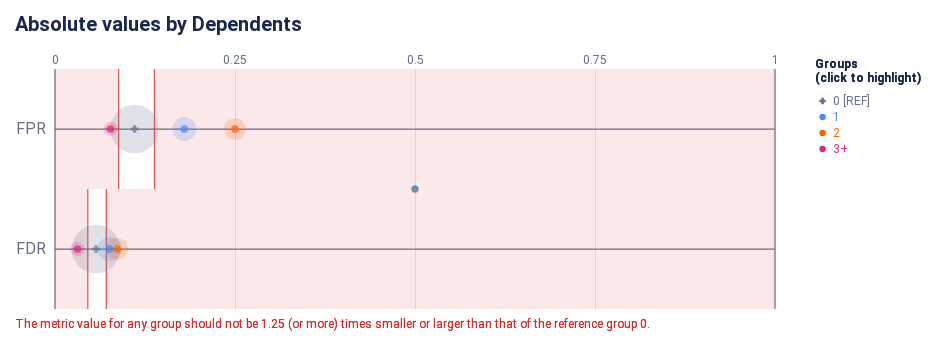

Notebook code cell kept with this figure:
### Markdown cell above
#### Check how the fairness threshold maps to the absolute values of each metric

### Code cell
ap.absolute(bdf, metrics, 'Dependents', fairness_threshold = disparity_tolerance)

### Figure 1 — Vega-Lite specification as saved in the notebook (floating-point values rounded to 4 significant figures)
{"config": {"view": {"continuousWidth": 300, "continuousHeight": 300, "strokeWidth": 0}, "axisLeft": {"labelColor": "rgb(102, 111, 137)", "labelFont": "Roboto, Arial, sans-serif", "labelFontSize": 16}, "title": {"anchor": "start", "color": "rgb(25, 39, 78)", "font": "Roboto, Arial, sans-serif", "fontSize": 20, "fontWeight": "bold"}}, "layer": [{"data": {"name": "data-22e37ecfbb523156dad3ffdb726c704c"}, "mark": {"type": "rule", "stroke": "rgb(102, 111, 137)", "strokeWidth": 1.25, "tooltip": null}, "encoding": {"x": {"field": "start", "scale": {"domain": [0, 1], "range": [40.0, 760.0]}, "type": "quantitative"}, "x2": {"field": "end"}, "y": {"axis": {"domain": false, "labelAngle": 0, "labelPadding": -30, "orient": "left", "ticks": false, "title": null}, "field": "y_position", "scale": {"domain": ["FPR", "FDR"], "range": [30.0, 270.0]}, "type": "nominal"}}}, {"data": {"name": "data-6cfe259518f6c7b358d8f836a73e6b7f"}, "mark": {"type": "rule", "stroke": "rgb(102, 111, 137)", "strokeWidth": 1.25, "tooltip": null}, "encoding": {"x": {"field": "x_position", "scale": {"domain": [0, 1], "range": [40.0, 760.0]}, "type": "quantitative"}, "y": {"value": 30.0}, "y2": {"value": 270.0}}}, {"data": {"name": "data-60ed1133fa688d151d36705a369482e0"}, "mark": {"type": "text", "align": "center", "color": "rgb(102, 111, 137)", "font": "Roboto, Arial, sans-serif", "fontSize": 12, "fontWeight": "normal", "tooltip": null}, "encoding": {"text": {"field": "value", "type": "nominal"}, "x": {"field": "value", "scale": {"domain": [0, 1], "range": [40.0, 760.0]}, "type": "quantitative"}, "y": {"value": 21.0}}}, {"layer": [{"mark": {"type": "rect", "opacity": 0.8, "stroke": "rgb(211, 47, 47)", "strokeWidth": 1.25, "tooltip": null}, "encoding": {"x": {"field": "lower_threshold_value", "scale": {"domain": [0, 1], "range": [40.0, 760.0]}, "type": "quantitative"}, "x2": {"field": "lower_threshold_value"}, "y": {"axis": {"domain": false, "grid": false, "labels": false, "ticks": false, "title": null}, "field": "metric", "scale": {"domain": ["FPR", "FDR"], "range": [30.0, 270.0]}, "type": "nominal"}}}, {"mark": {"type": "rect", "opacity": 0.8, "stroke": "rgb(211, 47, 47)", "strokeWidth": 1.25, "tooltip": null}, "encoding": {"x": {"field": "upper_threshold_value", "scale": {"domain": [0, 1], "range": [40.0, 760.0]}, "type": "quantitative"}, "x2": {"field": "upper_threshold_value"}, "y": {"axis": {"domain": false, "grid": false, "labels": false, "ticks": false, "title": null}, "field": "metric", "scale": {"domain": ["FPR", "FDR"], "range": [30.0, 270.0]}, "type": "nominal"}}}, {"layer": [{"mark": {"type": "rect", "fill": "rgb(211, 47, 47)", "opacity": 0.1, "tooltip": null}, "encoding": {"x": {"field": "lower_threshold_value", "scale": {"domain": [0, 1], "range": [40.0, 760.0]}, "type": "quantitative"}, "x2": {"field": "lower_end"}, "y": {"axis": {"domain": false, "grid": false, "labels": false, "ticks": false, "title": null}, "field": "metric", "scale": {"domain": ["FPR", "FDR"], "range": [30.0, 270.0]}, "type": "nominal"}}}, {"mark": {"type": "rect", "fill": "rgb(211, 47, 47)", "opacity": 0.1, "tooltip": null}, "encoding": {"x": {"field": "upper_threshold_value", "scale": {"domain": [0, 1], "range": [40.0, 760.0]}, "type": "quantitative"}, "x2": {"field": "upper_end"}, "y": {"axis": {"domain": false, "grid": false, "labels": false, "ticks": false, "title": null}, "field": "metric", "scale": {"domain": ["FPR", "FDR"], "range": [30.0, 270.0]}, "type": "nominal"}}}]}, {"layer": [{"mark": {"type": "text", "align": "left", "baseline": "top", "fill": "rgb(211, 47, 47)", "font": "Roboto, Arial, sans-serif", "fontSize": 12, "fontWeight": "normal", "tooltip": null}, "encoding": {"text": {"value": "The metric value for any group should not be 1.25 (or more) times smaller or larger than that of the reference group 0."}, "x": {"value": 0}, "y": {"value": 280.0}}}], "data": {"name": "data-79dd248bdaa0ea02c535240e8ad022c8"}}], "data": {"name": "data-b7db75c92d6de92883c4d29333524c8a"}}, {"layer": [{"data": {"name": "empty"}, "mark": {"type": "circle"}}, {"data": {"name": "data-4bacd343a4d5064e39ba2a9017ac3abf"}, "mark": {"type": "circle", "cursor": "pointer", "opacity": 0.2}, "encoding": {"color": {"condition": {"param": "param_31", "empty": true, "field": "attribute_value", "legend": null, "scale": {"domain": ["0", "1", "2", "3+"], "range": ["rgb(102, 111, 137)", "rgb(76, 136, 238)", "rgb(254, 97, 0)", "rgb(220, 38, 127)", "rgb(255, 176, 0)", "rgb(150, 95, 230)"]}, "type": "nominal"}, "value": "rgb(225, 226, 231)"}, "size": {"field": "group_size", "legend": null, "scale": {"domain": [0, 619.2], "range": [0, 2827.0]}, "type": "quantitative"}, "tooltip": [{"field": "attribute_value", "title": "Group", "type": "nominal"}, {"field": "tooltip_group_size", "title": "Group Size", "type": "nominal"}, {"field": "tooltip_disparity_explanation_fpr", "title": "Disparity", "type": "nominal"}, {"field": "fpr", "format": ".2f", "title": "FPR", "type": "quantitative"}], "x": {"axis": {"domain": false, "gridColor": "rgb(225, 226, 231)", "labels": false, "ticks": false, "title": null, "values": [0.25, 0.5, 0.75]}, "field": "fpr", "scale": {"domain": [0, 1], "range": [40.0, 760.0]}, "type": "quantitative"}, "y": {"axis": {"domain": false, "grid": false, "labels": false, "ticks": false, "title": null}, "field": "metric_variable", "scale": {"domain": ["FPR", "FDR"], "range": [30.0, 270.0]}, "type": "nominal"}}, "name": "view_32", "transform": [{"calculate": "'FPR'", "as": "metric_variable"}]}, {"data": {"name": "data-4bacd343a4d5064e39ba2a9017ac3abf"}, "mark": {"type": "circle", "cursor": "pointer", "opacity": 0.2}, "encoding": {"color": {"condition": {"param": "param_31", "empty": true, "field": "attribute_value", "legend": null, "scale": {"domain": ["0", "1", "2", "3+"], "range": ["rgb(102, 111, 137)", "rgb(76, 136, 238)", "rgb(254, 97, 0)", "rgb(220, 38, 127)", "rgb(255, 176, 0)", "rgb(150, 95, 230)"]}, "type": "nominal"}, "value": "rgb(225, 226, 231)"}, "size": {"field": "group_size", "legend": null, "scale": {"domain": [0, 619.2], "range": [0, 2827.0]}, "type": "quantitative"}, "tooltip": [{"field": "attribute_value", "title": "Group", "type": "nominal"}, {"field": "tooltip_group_size", "title": "Group Size", "type": "nominal"}, {"field": "tooltip_disparity_explanation_fdr", "title": "Disparity", "type": "nominal"}, {"field": "fdr", "format": ".2f", "title": "FDR", "type": "quantitative"}], "x": {"axis": {"domain": false, "gridColor": "rgb(225, 226, 231)", "labels": false, "ticks": false, "title": null, "values": [0.25, 0.5, 0.75]}, "field": "fdr", "scale": {"domain": [0, 1], "range": [40.0, 760.0]}, "type": "quantitative"}, "y": {"axis": {"domain": false, "grid": false, "labels": false, "ticks": false, "title": null}, "field": "metric_variable", "scale": {"domain": ["FPR", "FDR"], "range": [30.0, 270.0]}, "type": "nominal"}}, "name": "view_34", "transform": [{"calculate": "'FDR'", "as": "metric_variable"}]}, {"layer": [{"data": {"name": "empty"}, "mark": {"type": "point"}}, {"data": {"name": "data-4bacd343a4d5064e39ba2a9017ac3abf"}, "mark": {"type": "point", "cursor": "pointer", "filled": true, "size": 60}, "encoding": {"color": {"condition": {"param": "param_31", "empty": true, "field": "attribute_value", "legend": null, "scale": {"domain": ["0", "1", "2", "3+"], "range": ["rgb(102, 111, 137)", "rgb(76, 136, 238)", "rgb(254, 97, 0)", "rgb(220, 38, 127)", "rgb(255, 176, 0)", "rgb(150, 95, 230)"]}, "type": "nominal"}, "value": "rgb(225, 226, 231)"}, "shape": {"field": "attribute_value", "legend": null, "scale": {"domain": ["0", "1", "2", "3+"], "range": ["cross", "circle", "circle", "circle"]}, "type": "nominal"}, "tooltip": [{"field": "attribute_value", "title": "Group", "type": "nominal"}, {"field": "tooltip_group_size", "title": "Group Size", "type": "nominal"}, {"field": "tooltip_disparity_explanation_fpr", "title": "Disparity", "type": "nominal"}, {"field": "fpr", "format": ".2f", "title": "FPR", "type": "quantitative"}], "x": {"axis": {"domain": false, "gridColor": "rgb(225, 226, 231)", "labels": false, "ticks": false, "title": null, "values": [0.25, 0.5, 0.75]}, "field": "fpr", "scale": {"domain": [0, 1], "range": [40.0, 760.0]}, "type": "quantitative"}, "y": {"axis": {"domain": false, "grid": false, "labels": false, "ticks": false, "title": null}, "field": "metric_variable", "scale": {"domain": ["FPR", "FDR"], "range": [30.0, 270.0]}, "type": "nominal"}}, "name": "view_31", "transform": [{"calculate": "'FPR'", "as": "metric_variable"}]}, {"data": {"name": "data-4bacd343a4d5064e39ba2a9017ac3abf"}, "mark": {"type": "point", "cursor": "pointer", "filled": true, "size": 60}, "encoding": {"color": {"condition": {"param": "param_31", "empty": true, "field": "attribute_value", "legend": null, "scale": {"domain": ["0", "1", "2", "3+"], "range": ["rgb(102, 111, 137)", "rgb(76, 136, 238)", "rgb(254, 97, 0)", "rgb(220, 38, 127)", "rgb(255, 176, 0)", "rgb(150, 95, 230)"]}, "type": "nominal"}, "value": "rgb(225, 226, 231)"}, "shape": {"field": "attribute_value", "legend": null, "scale": {"domain": ["0", "1", "2", "3+"], "range": ["cross", "circle", "circle", "circle"]}, "type": "nominal"}, "tooltip": [{"field": "attribute_value", "title": "Group", "type": "nominal"}, {"field": "tooltip_group_size", "title": "Group Size", "type": "nominal"}, {"field": "tooltip_disparity_explanation_fdr", "title": "Disparity", "type": "nominal"}, {"field": "fdr", "format": ".2f", "title": "FDR", "type": "quantitative"}], "x": {"axis": {"domain": false, "gridColor": "rgb(225, 226, 231)", "labels": false, "ticks": false, "title": null, "values": [0.25, 0.5, 0.75]}, "field": "fdr", "scale": {"domain": [0, 1], "range": [40.0, 760.0]}, "type": "quantitative"}, "y": {"axis": {"domain": false, "grid": false, "labels": false, "ticks": false, "title": null}, "field": "metric_variable", "scale": {"domain": ["FPR", "FDR"], "range": [30.0, 270.0]}, "type": "nominal"}}, "name": "view_33", "transform": [{"calculate": "'FDR'", "as": "metric_variable"}]}]}]}, {"layer": [{"mark": {"type": "point", "cursor": "pointer", "filled": true, "opacity": 1, "size": 40}, "encoding": {"color": {"condition": {"param": "param_31", "empty": true, "field": "attribute_value", "legend": null, "scale": {"domain": ["0", "1", "2", "3+"], "range": ["rgb(102, 111, 137)", "rgb(76, 136, 238)", "rgb(254, 97, 0)", "rgb(220, 38, 127)", "rgb(255, 176, 0)", "rgb(150, 95, 230)"]}, "type": "nominal"}, "value": "rgb(225, 226, 231)"}, "shape": {"field": "attribute_value", "legend": null, "scale": {"domain": ["0", "1", "2", "3+"], "range": ["cross", "circle", "circle", "circle"]}, "type": "nominal"}, "x": {"value": 807.6}, "y": {"axis": {"domain": false, "grid": false, "labels": false, "ticks": false, "title": null}, "field": "attribute_value", "scale": {"domain": ["0", "1", "2", "3+"], "range": [54, 118]}, "type": "nominal"}}, "name": "view_35"}, {"mark": {"type": "text", "align": "left", "baseline": "middle", "cursor": "pointer", "font": "Roboto, Arial, sans-serif", "fontSize": 12, "fontWeight": "normal"}, "encoding": {"color": {"condition": {"param": "param_31", "empty": true, "field": "attribute_value", "legend": null, "scale": {"domain": ["0", "1", "2", "3+"], "range": ["rgb(102, 111, 137)", "rgb(76, 136, 238)", "rgb(254, 97, 0)", "rgb(220, 38, 127)", "rgb(255, 176, 0)", "rgb(150, 95, 230)"]}, "type": "nominal"}, "value": "rgb(225, 226, 231)"}, "text": {"field": "label", "type": "nominal"}, "x": {"value": 818.1}, "y": {"axis": {"domain": false, "grid": false, "labels": false, "ticks": false, "title": null}, "field": "attribute_value", "scale": {"domain": ["0", "1", "2", "3+"], "range": [54, 118]}, "type": "nominal"}}, "name": "view_36"}, {"data": {"name": "data-79dd248bdaa0ea02c535240e8ad022c8"}, "mark": {"type": "text", "align": "left", "baseline": "top", "color": "rgb(25, 39, 78)", "font": "Roboto, Arial, sans-serif", "fontSize": 12, "fontWeight": "bold"}, "encoding": {"text": {"value": "(click to highlight)"}, "x": {"value": 800}, "y": {"value": 34}}}, {"data": {"name": "data-79dd248bdaa0ea02c535240e8ad022c8"}, "mark": {"type": "text", "align": "left", "baseline": "top", "color": "rgb(25, 39, 78)", "font": "Roboto, Arial, sans-serif", "fontSize": 12, "fontWeight": "bold"}, "encoding": {"text": {"value": "Groups"}, "x": {"value": 800}, "y": {"value": 20}}}], "data": {"name": "data-0fe2bd452a6abf369cf7643fabdab318"}}], "height": 300, "padding": {"top": 15, "bottom": 5.0, "left": 15, "right": 15}, "params": [{"name": "param_33", "select": {"type": "point", "fields": ["attribute_value"]}, "views": ["view_32"]}, {"name": "param_35", "select": {"type": "point", "fields": ["attribute_value"]}, "views": ["view_34"]}, {"name": "param_32", "select": {"type": "point", "fields": ["attribute_value"]}, "views": ["view_31"]}, {"name": "param_34", "select": {"type": "point", "fields": ["attribute_value"]}, "views": ["view_33"]}, {"name": "param_31", "select": {"type": "point", "fields": ["attribute_value"]}, "views": ["view_35"]}, {"name": "param_36", "select": {"type": "point", "fields": ["attribute_value"]}, "views": ["view_36"]}], "resolve": {"scale": {"size": "independent", "y": "independent"}}, "title": "Absolute values by Dependents", "usermeta": {"embedOptions": {"scaleFactor": 5, "downloadFileName": "absolute_chart"}}, "width": 800, "$schema": "https://vega.github.io/schema/vega-lite/v5.16.3.json", "datasets": {"data-22e37ecfbb523156dad3ffdb726c704c": [{"y_position": "FPR", "start": 0, "end": 1}, {"y_position": "FDR", "start": 0, "end": 1}], "data-6cfe259518f6c7b358d8f836a73e6b7f": [{"x_position": 0}, {"x_position": 1}], "data-60ed1133fa688d151d36705a369482e0": [{"value": 0.0}, {"value": 0.25}, {"value": 0.5}, {"value": 0.75}, {"value": 1.0}], "data-b7db75c92d6de92883c4d29333524c8a": [{"lower_end": 0, "upper_end": 1, "lower_threshold_value": 0.0884, "upper_threshold_value": 0.1381, "metric": "FPR"}, {"lower_end": 0, "upper_end": 1, "lower_threshold_value": 0.04558, "upper_threshold_value": 0.07123, "metric": "FDR"}], "data-79dd248bdaa0ea02c535240e8ad022c8": [{"a": 1, "b": 0}, {"a": 1, "b": 0}], "empty": [{}], "data-4bacd343a4d5064e39ba2a9017ac3abf": [{"attribute_name": "Dependents", "attribute_value": "0", "group_size": 516, "total_entities": 788, "fpr": 0.1105, "fdr": 0.05698, "fpr_disparity": 1.0, "fdr_disparity": 1.0, "fpr_disparity_scaled": 0.0, "fdr_disparity_scaled": 0.0, "tooltip_group_size": "516 (65.48%)", "tooltip_disparity_explanation_fpr": "Reference group", "tooltip_disparity_explanation_fdr": "Reference group"}, {"attribute_name": "Dependents", "attribute_value": "1", "group_size": 125, "total_entities": 788, "fpr": 0.1795, "fdr": 0.07609, "fpr_disparity": 1.624, "fdr_disparity": 1.335, "fpr_disparity_scaled": 0.6244, "fdr_disparity_scaled": 0.3353, "tooltip_group_size": "125 (15.86%)", "tooltip_disparity_explanation_fpr": "1.62 times larger FPR than the reference group", "tooltip_disparity_explanation_fdr": "1.34 times larger FDR than the reference group"}, {"attribute_name": "Dependents", "attribute_value": "2", "group_size": 102, "total_entities": 788, "fpr": 0.25, "fdr": 0.08642, "fpr_disparity": 2.263, "fdr_disparity": 1.517, "fpr_disparity_scaled": 1.263, "fdr_disparity_scaled": 0.5167, "tooltip_group_size": "102 (12.94%)", "tooltip_disparity_explanation_fpr": "2.26 times larger FPR than the reference group", "tooltip_disparity_explanation_fdr": "1.52 times larger FDR than the reference group"}, {"attribute_name": "Dependents", "attribute_value": "3+", "group_size": 45, "total_entities": 788, "fpr": 0.07692, "fdr": 0.03125, "fpr_disparity": 0.6962, "fdr_disparity": 0.5484, "fpr_disparity_scaled": -0.4365, "fdr_disparity_scaled": -0.8234, "tooltip_group_size": "45 (5.71%)", "tooltip_disparity_explanation_fpr": "1.44 times smaller FPR than the reference group", "tooltip_disparity_explanation_fdr": "1.82 times smaller FDR than the reference group"}], "data-0fe2bd452a6abf369cf7643fabdab318": [{"attribute_value": "0", "label": "0 [REF]"}, {"attribute_value": "1", "label": "1"}, {"attribute_value": "2", "label": "2"}, {"attribute_value": "3+", "label": "3+"}]}}
